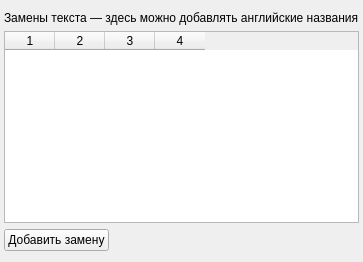
         <widget class="QWidget" name="filterTab">
          <attribute name="title">
           <string>Text Filtering</string>
          </attribute>
          <layout class="QVBoxLayout" name="verticalLayoutTabTextFiltering">
           <property name="leftMargin">
            <number>4</number>
           </property>
           <property name="rightMargin">
            <number>4</number>
           </property>
           <item>
            <widget class="QLabel" name="label_4">
             <property name="text">
                   <string>Замены текста — здесь можно добавлять английские названия</string>
             </property>
            </widget>
           </item>
           <item>
            <widget class="QTableWidget" name="wordReplacementTableWidget">
             <property name="rowCount">
              <number>0</number>
             </property>
             <property name="columnCount">
              <number>4</number>
             </property>
             <attribute name="horizontalHeaderDefaultSectionSize">
              <number>50</number>
             </attribute>
             <attribute name="verticalHeaderCascadingSectionResizes">
              <bool>true</bool>
             </attribute>
             <column/>
             <column/>
             <column/>
             <column/>
            </widget>
           </item>
           <item>
            <widget class="QPushButton" name="replacementWordsAddWordPushButton">
             <property name="sizePolicy">
              <sizepolicy hsizetype="Fixed" vsizetype="Fixed">
               <horstretch>0</horstretch>
               <verstretch>0</verstretch>
              </sizepolicy>
             </property>
             <property name="text">
              <string>Добавить замену</string>
             </property>
            </widget>
           </item>
          </layout>
         </widget>
